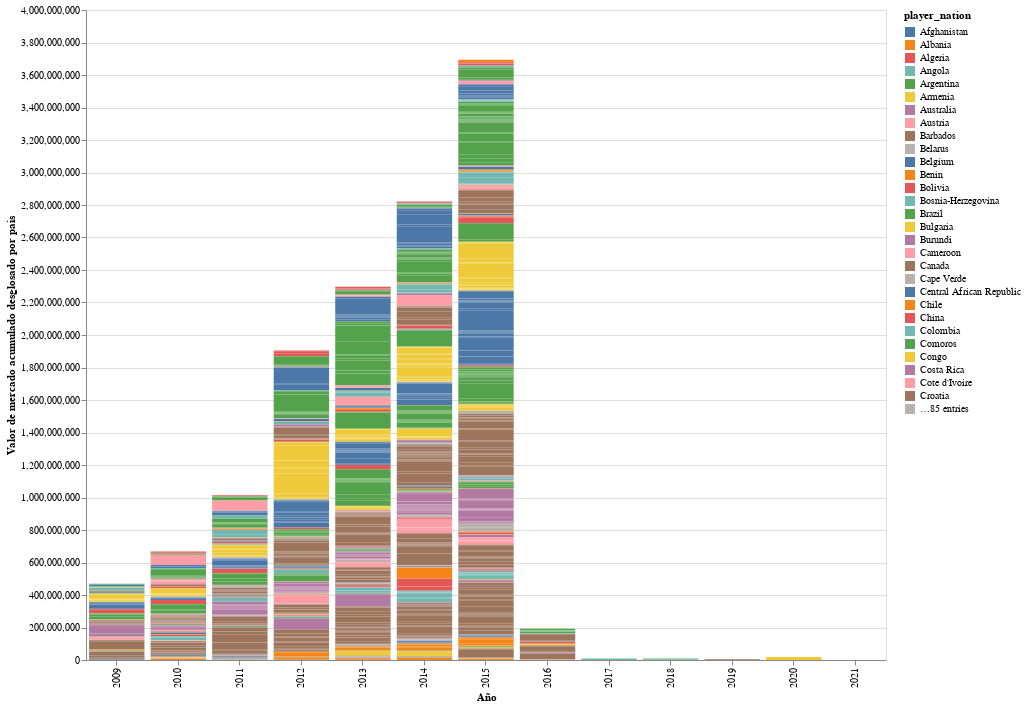

Source (notebook cell):
### Markdown cell above
Vemos en el gráfico como el precio de mercado es muy alto por fultbolistas franceses, brasileños o croatas por ejemplo.

### Code cell
import altair as alt

alt.Chart(df_altair2).mark_bar().encode(
      alt.X('season:N', title='Año'),
      alt.Y('market_val_amnt:Q', title='Valor de mercado acumulado desglosado por pais', scale=alt.Scale(domain = [0, 4e9])),
      color='player_nation',
      tooltip='tooltip',
).properties(
    width=800, height=650).interactive()

### Figure 1 — Vega-Lite specification as saved in the notebook (floating-point values rounded to 4 significant figures; data arrays with more than 128 entries replaced by an {"elided": "..."} marker saying what was removed)
{"config": {"view": {"continuousWidth": 300, "continuousHeight": 300}}, "data": {"name": "data-7c06cb9a12968855547b40705fc187a0"}, "mark": {"type": "bar"}, "encoding": {"color": {"field": "player_nation", "type": "nominal"}, "tooltip": {"field": "tooltip", "type": "nominal"}, "x": {"field": "season", "title": "Año", "type": "nominal"}, "y": {"field": "market_val_amnt", "scale": {"domain": [0, 4000000000.0]}, "title": "Valor de mercado acumulado desglosado por pais", "type": "quantitative"}}, "height": 650, "params": [{"name": "param_1", "select": {"type": "interval", "encodings": ["x", "y"]}, "bind": "scales"}], "width": 800, "$schema": "https://vega.github.io/schema/vega-lite/v5.17.0.json", "datasets": {"data-7c06cb9a12968855547b40705fc187a0": {"elided": "3309 records"}}}
